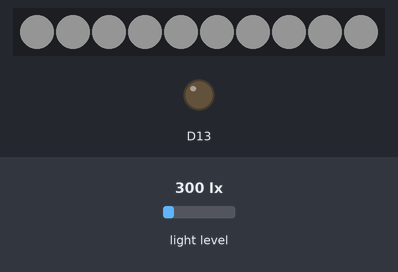
This sketch was run on a simulated Adafruit Circuit Playground Express. Parts: 10 RGB LEDs in strip order, left to right, output pins drawn as LEDs (lit = HIGH). The inputs (shaded band) are chosen by the test bench; at power-on: light level 300 lx. Dim RGB values are drawn brighter than linear; what the sketch prints to the serial monitor is not drawn.

Above: at 0.1 s.
At 2.2 s:
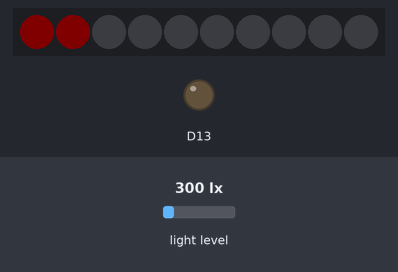
2.3 s: light level set to 1000 lx
At 2.7 s:
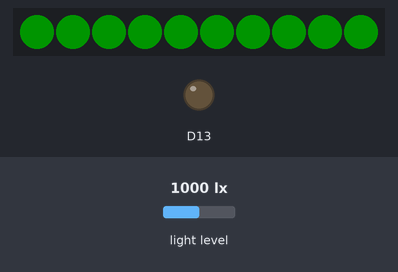
5.3 s: light level set to 40 lx
Timing chart, 0 to 5.6 s (numbered marks = the images above; inputs shaded):
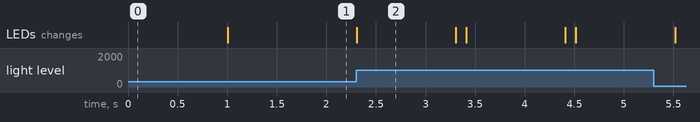

The sketch:

sketch_may06d.ino
```cpp
#include <Adafruit_CircuitPlayground.h>
//make variable value
int value;
int lightRecieved;
int turnpoint;

void setup() {
 //initialize serial monitor
  Serial.begin(9600);
//start the circuit playground
  CircuitPlayground.begin();
  //turn lights white
    CircuitPlayground.setPixelColor(0, 255,   255,   255);
  CircuitPlayground.setPixelColor(1, 255, 255,   255);
  CircuitPlayground.setPixelColor(2,   255, 255,   255);
  CircuitPlayground.setPixelColor(3,   255, 255, 255);
  CircuitPlayground.setPixelColor(4,   255,   255, 255);
  CircuitPlayground.setPixelColor(5, 255, 255 , 255);
  CircuitPlayground.setPixelColor(6, 255, 255, 255);
  CircuitPlayground.setPixelColor(7,255, 255, 255);
  CircuitPlayground.setPixelColor(8, 255, 255 , 255);
  CircuitPlayground.setPixelColor(9, 255, 255, 255);
   //delay 1/10 of a sec

   delay(1000);

}


void loop() {
//starts the neopixels and clears all the colors
  CircuitPlayground.clearPixels();
  CircuitPlayground.setPixelColor(0, 63,   0,   0);
  CircuitPlayground.setPixelColor(1, 63, 0,   0);
 delay(100);
//make the value the light sensor recieves assign it to variable value
int lightRecieved = CircuitPlayground.lightSensor();
if(lightRecieved > 900 and lightRecieved < 1000){ turnpoint = 1000;}
if(lightRecieved > 800 and lightRecieved < 899){ turnpoint = lightRecieved + 50;}
if(lightRecieved > 700 and lightRecieved < 799){ turnpoint = lightRecieved + 50;}
if(lightRecieved > 600 and lightRecieved < 699){ turnpoint = lightRecieved + 50;}
if(lightRecieved > 500 and lightRecieved < 599){ turnpoint = lightRecieved + 50;}
if(lightRecieved > 400 and lightRecieved < 499){ turnpoint = lightRecieved + 50;}
if(lightRecieved > 300 and lightRecieved < 399){ turnpoint = lightRecieved + 50;}
if(lightRecieved > 200 and lightRecieved < 299){ turnpoint = lightRecieved + 50;}
if(lightRecieved > 100 and lightRecieved < 199){ turnpoint = lightRecieved + 50;}
if(lightRecieved > 50 and lightRecieved < 99){ turnpoint = lightRecieved + 30;}
if(lightRecieved > 30 and lightRecieved < 49){ turnpoint = lightRecieved + 30;}
if(lightRecieved > 15 and lightRecieved < 29){ turnpoint = lightRecieved + 30;}
if(lightRecieved > 10 and lightRecieved < 14){ turnpoint = lightRecieved + 30;}
if(lightRecieved >= 0 and lightRecieved < 9){ turnpoint = lightRecieved + 30;}


int var = 0;
 while(var < 1){


  value = CircuitPlayground.lightSensor();
  Serial.print("Light Sensor: ");
  Serial.println(value);
  Serial.println(turnpoint);
  if(value >= turnpoint)


  {
    //turn lights green
  CircuitPlayground.setPixelColor(0, 0,   255,   0);
  CircuitPlayground.setPixelColor(1, 0, 255,   0);
  CircuitPlayground.setPixelColor(2,   0, 255,   0);
  CircuitPlayground.setPixelColor(3,   0, 255, 0);
  CircuitPlayground.setPixelColor(4,   0,   255, 0);
  CircuitPlayground.setPixelColor(5, 0, 255 , 0);
  CircuitPlayground.setPixelColor(6, 0, 255, 0);
  CircuitPlayground.setPixelColor(7,0, 255, 0);
  CircuitPlayground.setPixelColor(8, 0, 255 , 0);
  CircuitPlayground.setPixelColor(9, 0, 255, 0);
 // CircuitPlayground.playTone(500, 100);
  delay(1000);
  var = 1;
  }

  else{
   //turn all pixels on the pixels ring red
  CircuitPlayground.setPixelColor(0, 63,   0,   0);
  CircuitPlayground.setPixelColor(1, 63, 0,   0);


}
  //set delay of it being green so theh user knows it worked

  }


    }
```

Measured:
- after the input at 2.3 s, the LEDs: change at once (image 2)
- what the display in image 2 shows lasts 1.0 s, from 2.3 s to 3.3 s
